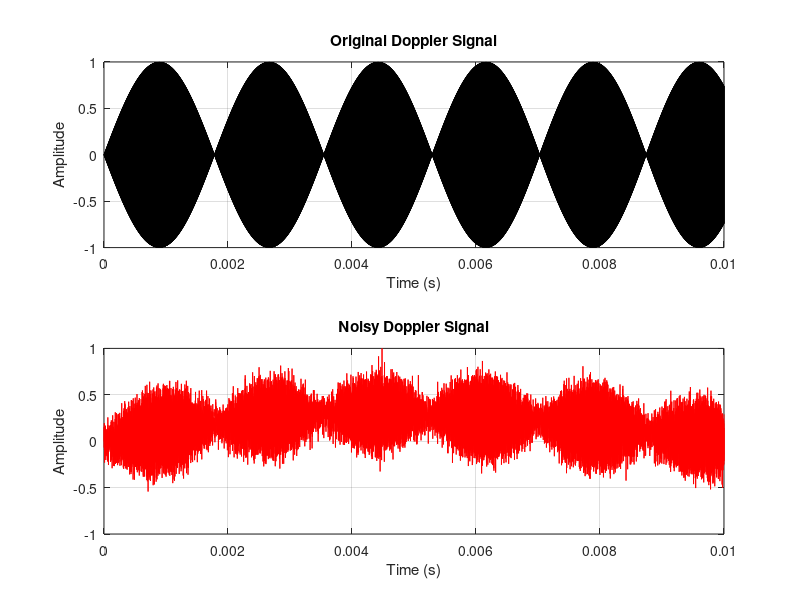

This figure's MATLAB source: (Note: this script raises an error after producing the figure.)
% Clear Workspace and Load Data
clear; clc; close all;

%% Parameters
f_sample = 1e6;  % Sampling frequency (1 MHz)
f_transmit = 500e3;  % Frequency of transmitted ultrasound wave (500 kHz)
v = 0.5;    % Blood flow velocity (m/s)
c = 1540;   % Speed of sound in tissue (m/s)
theta = deg2rad(45);  % Angle in radians
duration = 1e-2; % Signal duration (10 ms)
time = linspace(0, duration, f_sample * duration);

%% Generate Original Doppler Signal
v_pulsatile = v + 0.2 * sin(2 * pi * (75/60) * time);  % Simulated heartbeat pulsations
f_doppler = (2 * f_transmit * v_pulsatile .* cos(theta)) / c;  % Doppler shift
f_received = f_transmit + f_doppler;
received_signal = sin(2 * pi * (f_received .* time));  % Original Doppler signal (no noise)

%% Add Noise (Realistic Simulation)
noise_level = 0.3; % Gaussian noise
gaussian_noise = noise_level * randn(size(received_signal));

% Powerline Noise (50 Hz)
line_freq = 50;  
A = 0.4;  
line_noise = A * sin(2 * pi * line_freq * time) +  + 0.5*sin(2*pi*50*time);

% Motion Artifact Noise (0.5 Hz slow variations)
motion_artifact = A * sin(2 * pi * 0.5 * time);

% Harmonic Distortion
harmonic_amplitude = 0.1;
harmonic_noise = harmonic_amplitude * (sin(2 * pi * 2 * f_transmit * time) + ...
                                       sin(2 * pi * 3 * f_transmit * time));

% Add all noise components
received_signal_noisy = received_signal + gaussian_noise + line_noise + motion_artifact + harmonic_noise;

% Normalize noisy signal
received_signal_noisy = ( received_signal_noisy / max(abs(received_signal_noisy)) ); % - mean(received_signal_noisy);


%% Plot Original vs. Noisy Signal
figure;
subplot(2,1,1);
plot(time, received_signal, 'k');
title('Original Doppler Signal');
xlabel('Time (s)'); ylabel('Amplitude'); grid on;

subplot(2,1,2);
plot(time, received_signal_noisy, 'r');
title('Noisy Doppler Signal');
xlabel('Time (s)'); ylabel('Amplitude'); grid on;

sgtitle('Original vs. Noisy Signal');

%% Wavelet Denoising (Improved)
waveletName = 'db4';  
level = 7;  

% Perform wavelet decomposition
[coeffs, levels] = wavedec(received_signal_noisy, level, waveletName);

threshold = median(abs(coeffs)) / 0.6745;  
coeffs = wthresh(coeffs, 's', threshold);  % Apply soft thresholding
received_signal_denoised = waverec(coeffs, levels, waveletName);  % Reconstruct


%% FIR Bandpass Filter (Redesigned)
% Instead of a low-pass filter, use a **bandpass filter** to preserve Doppler shifts
filter_order = 60;  % FIR filter order
nyquist_freq = f_sample / 2;

% Ensure bandpass filter cutoff frequencies are within the valid range (0 < freq < 1)
bandpass_low = max(1e3, f_transmit - 20e3) / nyquist_freq;  % Ensure positive
bandpass_high = min(nyquist_freq - 1e3, f_transmit + 20e3) / nyquist_freq;  %

% Design FIR Bandpass Filter
fir_coeffs = fir1(filter_order, [bandpass_low bandpass_high], 'bandpass');

% Apply FIR filtering
filtered_signal = filter(fir_coeffs, 1, received_signal_denoised);

%% Frequency Analysis using FFT
L = length(received_signal_noisy);  % Use actual signal length
freq_axis = linspace(0, f_sample, L);  % Frequency axis from 0 to f_sample

fft_original = abs(fft(received_signal));  % FFT of original signal
fft_noisy = abs(fft(received_signal_noisy));  % FFT before denoising
fft_denoised = abs(fft(received_signal_denoised));  % FFT after wavelet denoising
fft_filtered = abs(fft(filtered_signal));  % FFT after FIR filtering

% Plot FFTs
figure;

subplot(4,1,1);
plot(freq_axis, abs(fft_original), 'k');
title('FFT of Original Signal');
xlabel('Frequency (Hz)'); ylabel('Magnitude'); grid on;

subplot(4,1,2);
plot(freq_axis, abs(fft_noisy), 'r');
title('FFT of Noisy Signal');
xlabel('Frequency (Hz)'); ylabel('Magnitude'); grid on;

subplot(4,1,3);
plot(freq_axis, abs(fft_denoised), 'b');
title('FFT After Wavelet Denoising');
xlabel('Frequency (Hz)'); ylabel('Magnitude'); grid on;

subplot(4,1,4);
plot(freq_axis, abs(fft_filtered), 'g');
title('FFT After FIR Bandpass Filtering');
xlabel('Frequency (Hz)'); ylabel('Magnitude'); grid on;

sgtitle('FFT Analysis: Original vs. Noisy vs. Denoised vs. Filtered');

%% Spectrogram to visualize frequency shifts
figure;
spectrogram(filtered_signal, 256, 200, 512, f_sample, 'yaxis');
title('Spectrogram of Filtered Doppler Signal');
xlabel('Time (s)'); ylabel('Frequency (Hz)');
colorbar;

%% SNR Comparison
snr_before = snr(received_signal, received_signal_noisy - received_signal);
snr_after = snr(received_signal, filtered_signal - received_signal);
fprintf('SNR Before Denoising: %.2f dB\n', snr_before);
fprintf('SNR After Denoising: %.2f dB\n', snr_after);

%% Plot Comparison: Noisy vs. Wavelet Denoised vs. FIR Filtered
figure;
subplot(3,1,1);
plot(time, received_signal_noisy, 'r');
title('Noisy Signal');
xlabel('Time (s)'); ylabel('Amplitude'); grid on;

subplot(3,1,2);
plot(time, received_signal_denoised, 'b');
title('Wavelet Denoised Signal');
xlabel('Time (s)'); ylabel('Amplitude'); grid on;

subplot(3,1,3);
plot(time, filtered_signal, 'g');
title('Final FIR Filtered Signal');
xlabel('Time (s)'); ylabel('Amplitude'); grid on;

sgtitle('Comparison of Noisy vs. Denoised vs. FIR Filtered Signal');

%% Correlation Analysis
corr_noisy = corr(received_signal', received_signal_noisy');  % Original vs Noisy
corr_denoised = corr(received_signal', received_signal_denoised');  % Original vs Wavelet Denoised
corr_filtered = corr(received_signal', filtered_signal');  % Original vs FIR Filtered

% Display Correlation Results
fprintf('Correlation (Original vs Noisy): %.4f\n', corr_noisy);
fprintf('Correlation (Original vs Wavelet Denoised): %.4f\n', corr_denoised);
fprintf('Correlation (Original vs FIR Filtered): %.4f\n', corr_filtered);

%% Introduce Phase Distortion
% Convert noisy signal to frequency domain
fft_noisy = fft(received_signal_noisy);

% Create a phase shift (example: 90-degree shift at all frequencies)
phase_shift = exp(1j * pi/2 * (0:length(fft_noisy)-1));

% Apply the phase shift
fft_noisy_shifted = fft_noisy .* phase_shift;

% Convert back to time domain
received_signal_phase_distorted = real(ifft(fft_noisy_shifted));

%% Process the Phase-Distorted Signal with Wavelet & FIR Filter
% Apply Wavelet Denoising
received_signal_denoised = wdenoise(received_signal_phase_distorted, 3, ...
    'Wavelet', 'db4', 'DenoisingMethod', 'UniversalThreshold');

% Design a Linear Phase FIR Bandpass Filter
filter_order = 40;
bandpass_low = max(1e3, f_transmit - 20e3) / nyquist_freq;  % Ensure positive
bandpass_high = min(nyquist_freq - 1e3, f_transmit + 20e3) / nyquist_freq;  %
fir_coeffs = fir1(filter_order, [bandpass_low bandpass_high], 'bandpass');

% Apply FIR filter
filtered_signal = filtfilt(fir_coeffs, 1, received_signal_denoised);

%% Plot Signals to Compare Phase Distortion & Correction
figure;

subplot(4,1,1);
plot(time, received_signal_noisy, 'r');
title('Noisy Signal (Before Phase Distortion)');
xlabel('Time (s)'); ylabel('Amplitude'); grid on;

subplot(4,1,2);
plot(time, received_signal_phase_distorted, 'm');
title('Phase-Distorted Signal');
xlabel('Time (s)'); ylabel('Amplitude'); grid on;

subplot(4,1,3);
plot(time, received_signal_denoised, 'b');
title('Wavelet Denoised Signal (No Phase Correction)');
xlabel('Time (s)'); ylabel('Amplitude'); grid on;

subplot(4,1,4);
plot(time, filtered_signal, 'g');
title('Final FIR Filtered Signal (Phase Correction Applied)');
xlabel('Time (s)'); ylabel('Amplitude'); grid on;

sgtitle('Comparison of Phase Distortion & Correction');

%% Check Phase Response of FIR Filter
figure;
freqz(fir_coeffs, 1, 1024, f_sample);
title('Frequency & Phase Response of FIR Filter');
